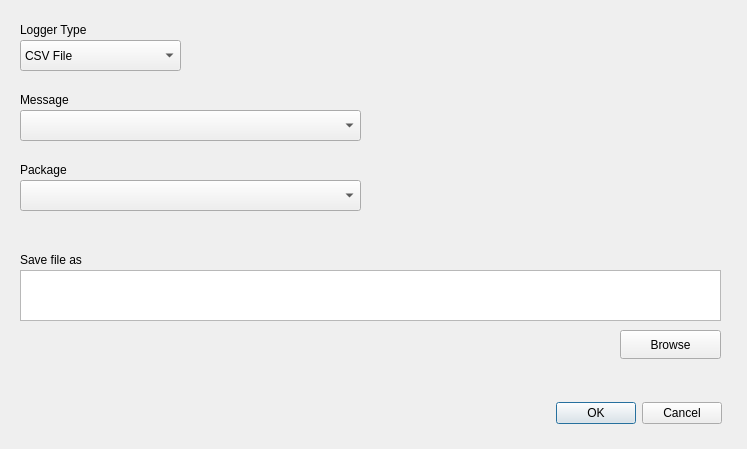
<?xml version="1.0" encoding="UTF-8"?>
<ui version="4.0">
 <class>Add_Logger_Window</class>
 <widget class="QDialog" name="Add_Logger_Window">
  <property name="geometry">
   <rect>
    <x>0</x>
    <y>0</y>
    <width>747</width>
    <height>449</height>
   </rect>
  </property>
  <property name="windowTitle">
   <string>Dialog</string>
  </property>
  <widget class="QDialogButtonBox" name="bb_decision">
   <property name="geometry">
    <rect>
     <x>550</x>
     <y>400</y>
     <width>172</width>
     <height>27</height>
    </rect>
   </property>
   <property name="standardButtons">
    <set>QDialogButtonBox::Cancel|QDialogButtonBox::Ok</set>
   </property>
  </widget>
  <widget class="QComboBox" name="cb_package">
   <property name="geometry">
    <rect>
     <x>20</x>
     <y>180</y>
     <width>341</width>
     <height>31</height>
    </rect>
   </property>
  </widget>
  <widget class="QLabel" name="lb_package">
   <property name="geometry">
    <rect>
     <x>20</x>
     <y>160</y>
     <width>341</width>
     <height>20</height>
    </rect>
   </property>
   <property name="text">
    <string>Package</string>
   </property>
  </widget>
  <widget class="QComboBox" name="cb_message">
   <property name="geometry">
    <rect>
     <x>20</x>
     <y>110</y>
     <width>341</width>
     <height>31</height>
    </rect>
   </property>
  </widget>
  <widget class="QLabel" name="lb_message">
   <property name="geometry">
    <rect>
     <x>20</x>
     <y>90</y>
     <width>341</width>
     <height>20</height>
    </rect>
   </property>
   <property name="text">
    <string>Message</string>
   </property>
  </widget>
  <widget class="QLabel" name="lb_type">
   <property name="geometry">
    <rect>
     <x>20</x>
     <y>20</y>
     <width>111</width>
     <height>20</height>
    </rect>
   </property>
   <property name="text">
    <string>Logger Type</string>
   </property>
  </widget>
  <widget class="QComboBox" name="cb_type">
   <property name="geometry">
    <rect>
     <x>20</x>
     <y>40</y>
     <width>161</width>
     <height>31</height>
    </rect>
   </property>
   <item>
    <property name="text">
     <string>CSV File</string>
    </property>
   </item>
   <item>
    <property name="text">
     <string>Console</string>
    </property>
   </item>
  </widget>
  <widget class="QLabel" name="lb_file">
   <property name="geometry">
    <rect>
     <x>20</x>
     <y>250</y>
     <width>341</width>
     <height>20</height>
    </rect>
   </property>
   <property name="text">
    <string>Save file as</string>
   </property>
  </widget>
  <widget class="QTextBrowser" name="id_defs">
   <property name="geometry">
    <rect>
     <x>20</x>
     <y>270</y>
     <width>701</width>
     <height>51</height>
    </rect>
   </property>
  </widget>
  <widget class="QPushButton" name="pb_browse">
   <property name="geometry">
    <rect>
     <x>620</x>
     <y>330</y>
     <width>101</width>
     <height>29</height>
    </rect>
   </property>
   <property name="text">
    <string>Browse</string>
   </property>
  </widget>
 </widget>
 <resources/>
 <connections/>
</ui>
